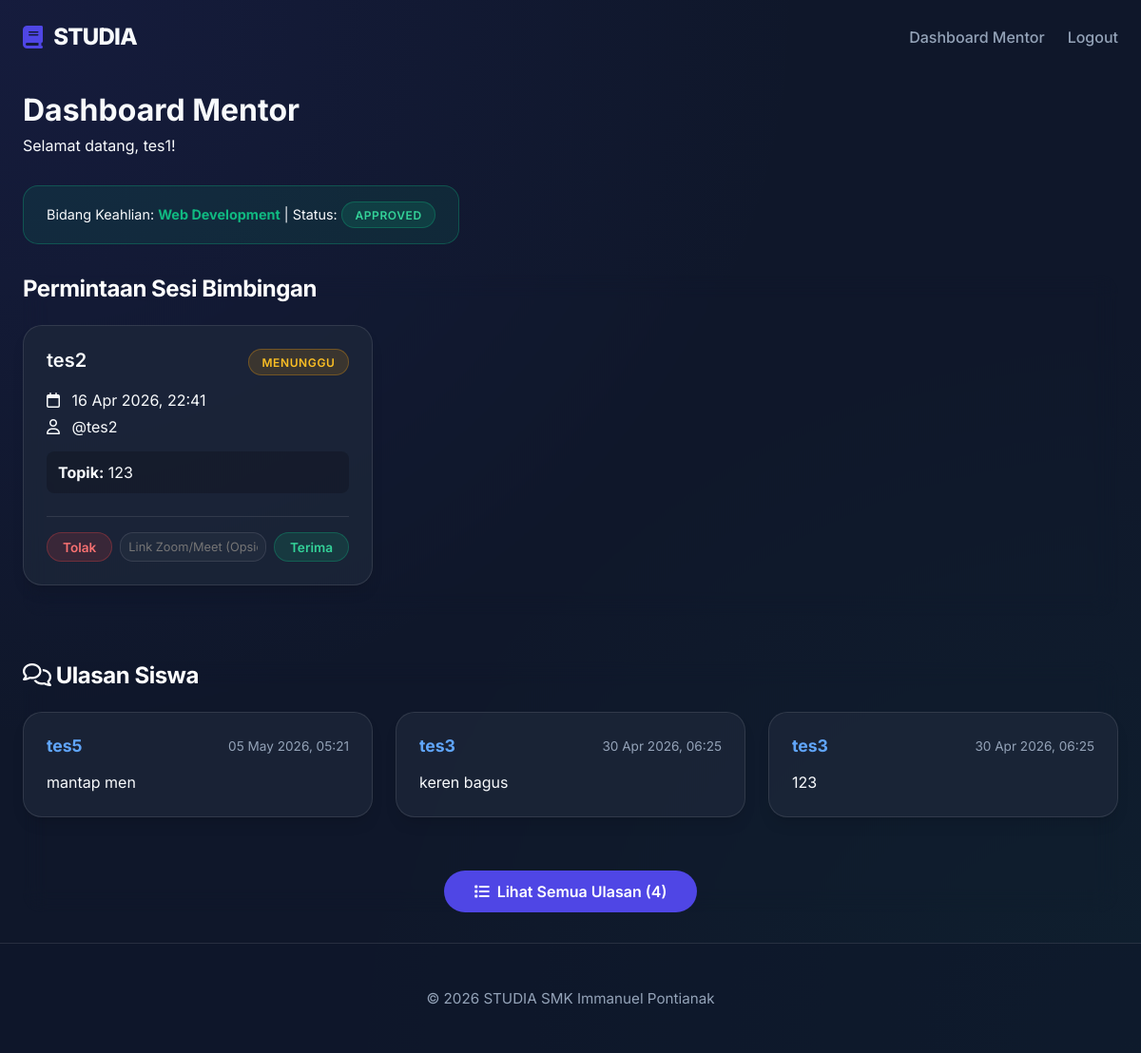
Page /mentor (signed in) on the committed database.
### tables this page shows
CREATE TABLE `mentor_profiles` (
  `id` int NOT NULL,
  `user_id` int NOT NULL,
  `skill_id` int NOT NULL,
  `full_name` varchar(100) NOT NULL,
  `email` varchar(100) DEFAULT NULL,
  `phone` varchar(20) DEFAULT NULL,
  `address` text,
  `experience` text,
  `status` enum('pending','approved','rejected') NOT NULL DEFAULT 'pending',
  `feedback` text
);

CREATE TABLE `skills` (
  `id` int NOT NULL,
  `name` varchar(100) NOT NULL,
  `description` text
);

CREATE TABLE `sessions` (
  `id` int NOT NULL,
  `student_id` int NOT NULL,
  `mentor_id` int NOT NULL,
  `skill_id` int NOT NULL,
  `session_date` datetime NOT NULL,
  `status` enum('pending','confirmed','rejected','completed') NOT NULL DEFAULT 'pending',
  `notes` text,
  `meeting_link` varchar(255) DEFAULT NULL
);

CREATE TABLE `student_profiles` (
  `id` int NOT NULL,
  `user_id` int NOT NULL,
  `full_name` varchar(100) NOT NULL,
  `email` varchar(100) DEFAULT NULL,
  `phone` varchar(20) DEFAULT NULL,
  `address` text,
  `interest` text
);

CREATE TABLE `users` (
  `id` int NOT NULL,
  `username` varchar(50) NOT NULL,
  `password` varchar(255) NOT NULL,
  `role` enum('admin','student','mentor') NOT NULL,
  `created_at` timestamp NOT NULL DEFAULT CURRENT_TIMESTAMP
);

CREATE TABLE `mentor_comments` (
  `id` int NOT NULL,
  `mentor_user_id` int NOT NULL,
  `student_user_id` int NOT NULL,
  `comment` text NOT NULL,
  `created_at` timestamp NOT NULL DEFAULT CURRENT_TIMESTAMP
);

### app/core/Controller.php (called while the page is built, shortened)
<?php
class Controller
{
    public function view($view, $data = [])
    {
        $data['csrf_token'] = $_SESSION['csrf_token'];
        require_once '../app/views/' . $view . '.php';
    }
    public function render($view, $data = [])
    {
        $this->view($view, $data);
    }
    public function model($model)
    {
        return new $model;
    }
}

### app/controllers/Mentor.php (called while the page is built, shortened)
<?php
class Mentor extends Controller {
    public function index()
    {
        $uid     = $_SESSION['user']['id'];
        $profile = $this->model('Mentor_model')->getMentorProfile($uid);
        $data    = ['judul' => 'Dashboard Mentor', 'profile' => $profile];
        $data['requests'] = $this->model('Mentor_model')->getSessionRequests($uid);
        $data['comments'] = $this->model('Mentor_model')->getMentorComments($uid);
        $this->render('mentor/index', $data);
    }
}

### app/core/App.php (called while the page is built, shortened)
<?php
class App {
    protected $method = 'index';
    protected $params = [];
    public function __construct()
    {
        $this->controller = new $this->controller;
        call_user_func_array([$this->controller, $this->method], $this->params);
    }
}

### public/index.php (called while the page is built, shortened)
<?php
$app = new App();

### app/core/Database.php (called while the page is built, shortened)
<?php
class Database
{
    private $dbh;
    private $stmt;
    public function __construct()
    {
        $dsn = 'mysql:host=' . DB_HOST . ';dbname=' . DB_NAME . ';charset=utf8mb4';
        try {
            $this->dbh = new PDO($dsn, DB_USER, DB_PASS, [
                PDO::ATTR_PERSISTENT => true,
                PDO::ATTR_ERRMODE => PDO::ERRMODE_EXCEPTION,
                PDO::ATTR_DEFAULT_FETCH_MODE => PDO::FETCH_ASSOC,
            ]);
        } catch (PDOException $e) {
            die($e->getMessage());
        }
    }
    public function query($sql)
    {
        $this->stmt = $this->dbh->prepare($sql);
    }
    public function bind($param, $value, $type = null)
    {
        if ($type === null) {
            $type = match (true) {
                is_int($value) => PDO::PARAM_INT,
                is_bool($value) => PDO::PARAM_BOOL,
                is_null($value) => PDO::PARAM_NULL,
                default => PDO::PARAM_STR,
            };
        }
        $this->stmt->bindValue($param, $value, $type);
    }
    public function execute()
    {
        $this->stmt->execute();
    }
    public function resultSet()
    {
        $this->execute();
        return $this->stmt->fetchAll();
    }
    public function single()
    {
        $this->execute();
        return $this->stmt->fetch();
    }
    public function run($sql, array $params = [])
    {
        $this->query($sql);
        foreach ($params as $key => $val) {
            $this->bind($key, $val);
        }
        return $this;
    }
}

### app/models/Mentor_model.php (called while the page is built, shortened)
<?php
class Mentor_model {
    private $db;
    public function __construct()
    {
        $this->db = new Database;
    }
    public function getMentorProfile($user_id)
    {
        return $this->db->run(
            "SELECT m.*, s.name AS skill_name
             FROM mentor_profiles m
             JOIN skills s ON m.skill_id = s.id
             WHERE m.user_id = :user_id",
            ['user_id' => $user_id]
        )->single();
    }
    public function getSessionRequests($user_id)
    {
        return $this->db->run(
            "SELECT s.*, u_student.username AS student_username,
                    sp.full_name AS student_name, sk.name AS skill_name
             FROM sessions s
             JOIN users u_student          ON s.student_id = u_student.id
             JOIN student_profiles sp      ON u_student.id  = sp.user_id
             JOIN skills sk                ON s.skill_id    = sk.id
             WHERE s.mentor_id = :user_id
             ORDER BY s.session_date ASC",
            ['user_id' => $user_id]
        )->resultSet();
    }
    public function getMentorComments($mentor_user_id)
    {
        return $this->db->run(
            "SELECT c.*, sp.full_name, u.username
             FROM mentor_comments c
             JOIN users u ON c.student_user_id = u.id
             JOIN student_profiles sp ON u.id = sp.user_id
             WHERE c.mentor_user_id = :mentor_user_id
             ORDER BY c.created_at DESC",
            ['mentor_user_id' => $mentor_user_id]
        )->resultSet();
    }
}

### app/views/mentor/index.php (the view, shortened to what this page needs)
<div class="container">
    <div style="margin-bottom: 2rem;">
        <h1 style="font-size: 2rem; margin-bottom: 0.5rem;">Dashboard Mentor</h1>
        <p class="text-muted">Selamat datang, <?= htmlspecialchars($data['profile']['full_name']); ?>!</p>
    </div>
    <div style="background: rgba(16, 185, 129, 0.1); border: 1px solid rgba(16, 185, 129, 0.3); padding: 1rem 1.5rem; border-radius: 1rem; margin-bottom: 2rem; display: inline-block;">
        <p style="margin: 0; font-size: 0.9rem;">
            Bidang Keahlian: <strong style="color: var(--secondary-color);"><?= htmlspecialchars($data['profile']['skill_name']); ?></strong>
            | Status: <span class="badge badge-success">Approved</span>
        </p>
    </div>
    <div class="glass-card" style="background: transparent; border: none; padding: 0; box-shadow: none;">
        <h2 class="card-title" style="text-align: left; font-size: 1.5rem; margin-bottom: 1.5rem;">Permintaan Sesi Bimbingan</h2>
        <?php if(empty($data['requests'])): ?>
            <div class="glass-card" style="text-align: center; padding: 3rem;">
                <p class="text-muted">Belum ada permintaan bimbingan saat ini.</p>
            </div>
        <?php else: ?>
            <div style="display: grid; grid-template-columns: repeat(auto-fill, minmax(300px, 1fr)); gap: 1.5rem;">
                            <?php foreach($data['requests'] as $req): ?>
                            <div class="glass-card" style="padding: 1.5rem; display: flex; flex-direction: column; justify-content: space-between;">
                                <div>
                                    <div style="display: flex; justify-content: space-between; align-items: flex-start; margin-bottom: 1rem;">
                                        <h3 style="font-size: 1.25rem; font-weight: 600; margin: 0; color: var(--text-main);"><?= htmlspecialchars($req['student_name']); ?></h3>
                                        <?php if($req['status'] == 'pending'): ?>
                                            <span class="badge badge-pending">Menunggu</span>
                                        <?php elseif($req['status'] == 'confirmed'): ?>
                                            <span class="badge badge-success">Dikonfirmasi</span>
                                        <?php elseif($req['status'] == 'rejected'): ?>
                                            <span class="badge badge-danger">Ditolak</span>
                                        <?php else: ?>
                                            <span class="badge" style="background:#6b7280;">Selesai</span>
                                        <?php endif; ?>
                                    </div>
                                    <p class="text-sm text-muted" style="margin-bottom: 0.5rem;"><i class="fa-regular fa-calendar" style="margin-right: 0.5rem;"></i> <?= date('d M Y, H:i', strtotime($req['session_date'])); ?></p>
                                    <p class="text-sm text-muted" style="margin-bottom: 1rem;"><i class="fa-regular fa-user" style="margin-right: 0.5rem;"></i> @<?= htmlspecialchars($req['student_username']); ?></p>
                                    <div style="background: rgba(0,0,0,0.2); padding: 0.75rem; border-radius: 0.5rem; margin-bottom: 1.5rem;">
                                        <p class="text-sm" style="margin: 0; word-wrap: break-word;"><strong>Topik:</strong> <?= htmlspecialchars($req['notes']); ?></p>
                                    </div>
                                </div>
                                <div style="display:flex; gap:0.5rem; justify-content: flex-end; align-items: center; border-top: 1px solid var(--glass-border); padding-top: 1rem;">
                                    <?php if($req['status'] == 'pending'): ?>
                                        <a href="<?= BASEURL; ?>/mentor/reject_session/<?= $req['id']; ?>" class="btn-small btn-danger" onclick="return confirm('Tolak jadwal ini?');">Tolak</a>
                                        <form action="<?= BASEURL; ?>/mentor/confirm_session_with_link" method="post" style="display:flex; gap:0.5rem; flex:1;">
                                            <input type="url" name="meeting_link" class="form-control" placeholder="Link Zoom/Meet (Opsional)" style="padding: 0.3rem 0.5rem; font-size: 0.8rem; height: auto;">
                                            <button type="submit" class="btn-small btn-success" style="white-space: nowrap;">Terima</button>
                                        </form>
                                    <?php elseif($req['status'] == 'completed'): ?>
                                        <a href="<?= BASEURL; ?>/mentor/chat/<?= $req['id']; ?>" class="btn-small btn-secondary"><i class="fa-regular fa-comment-dots"></i> Lihat Obrolan</a>
                                    <?php endif; ?>
                                </div>
                            </div>
                            <?php endforeach; ?>
                        </div>
        <?php endif; ?>
    </div>
    <div class="glass-card" style="background: transparent; border: none; padding: 0; box-shadow: none; margin-top: 3rem;">
        <h2 class="card-title" style="text-align: left; font-size: 1.5rem; margin-bottom: 1.5rem;"><i class="fa-regular fa-comments"></i> Ulasan Siswa</h2>
        <?php if(empty($data['comments'])): ?>
            <div class="glass-card" style="text-align: center; padding: 3rem;">
                <p class="text-muted">Belum ada komentar dari siswa.</p>
            </div>
        <?php else: ?>
            <?php
            $total_comments = count($data['comments']);
            $display_comments = array_slice($data['comments'], 0, 3);
            ?>
            <div style="display: grid; grid-template-columns: repeat(auto-fill, minmax(300px, 1fr)); gap: 1.5rem; margin-bottom: 1.5rem;">
                <?php foreach($display_comments as $comment): ?>
                    <div class="glass-card" style="padding: 1.5rem; display: flex; flex-direction: column;">
                        <div style="display: flex; justify-content: space-between; align-items: center; margin-bottom: 1rem;">
                            <strong style="color: #60a5fa; font-size: 1.1rem;"><?= htmlspecialchars($comment['full_name']); ?></strong>
                            <span style="font-size: 0.85rem; color: var(--text-muted);"><?= date('d M Y, H:i', strtotime($comment['created_at'])); ?></span>
                        </div>
                        <p style="margin: 0; font-size: 1rem; line-height: 1.5; flex-grow: 1;"><?= nl2br(htmlspecialchars($comment['comment'])); ?></p>
                    </div>
                <?php endforeach; ?>
            </div>
            <?php if($total_comments > 3): ?>
                <div style="text-align: center;">
                    <a href="<?= BASEURL; ?>/mentor/comments" class="btn-primary" style="display: inline-flex; align-items: center; gap: 0.5rem; padding: 0.75rem 2rem; border-radius: 2rem; text-decoration: none;">
                        <i class="fa-solid fa-list"></i> Lihat Semua Ulasan (<?= $total_comments; ?>)
                    </a>
                </div>
            <?php endif; ?>
        <?php endif; ?>
    </div>
</div>

### rows in the picture
mentor_profiles: full_name "tes1", skill.name "Web Development"
sessions: student_profiles.full_name "tes2", status "MENUNGGU", session_date "16 Apr 2026, 22:41", student.username "tes2", notes "123"
mentor_comments: student_profiles.full_name "tes5", created_at "05 May 2026, 05:21", comment "mantap men"
mentor_comments: student_profiles.full_name "tes3", created_at "30 Apr 2026, 06:25", comment "keren bagus"
mentor_comments: student_profiles.full_name "tes3", created_at "30 Apr 2026, 06:25", comment "123"

### other values in the picture
$brand['name'] "STUDIA"
$total_comments "4"
